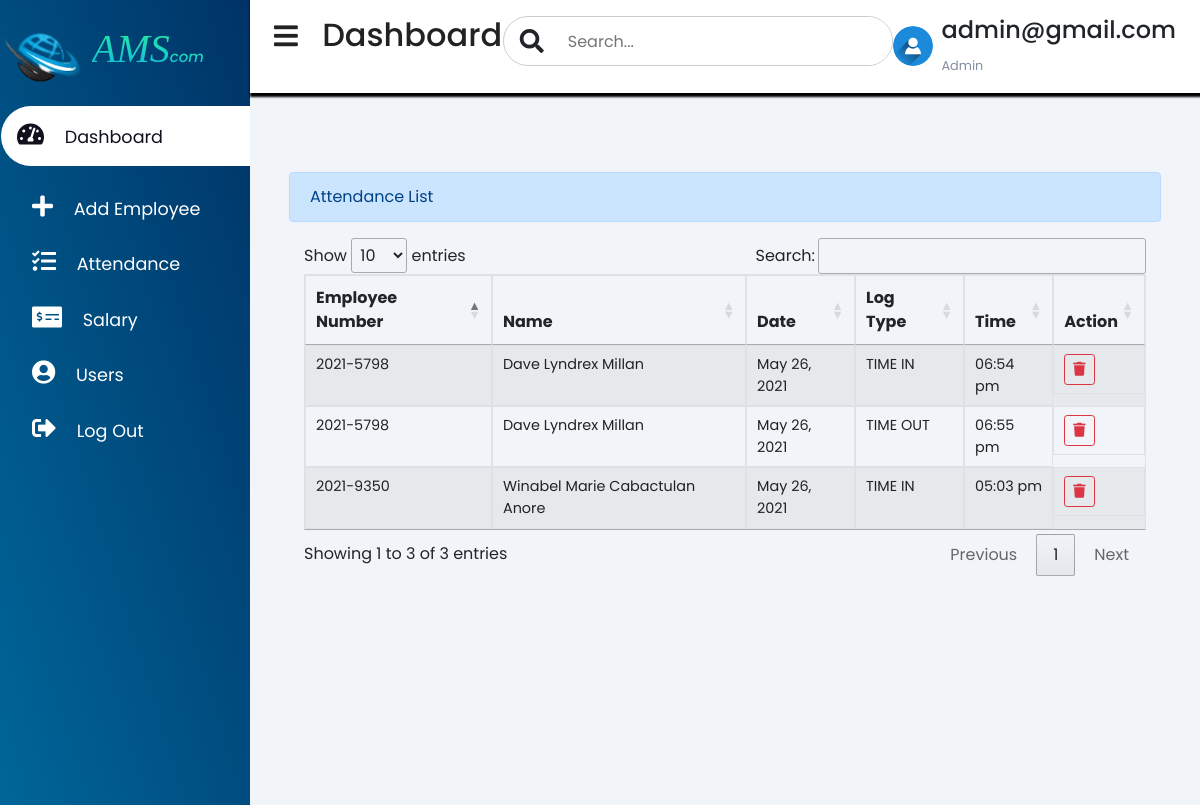
The app's page /admin/attendance.php (signed in), older data.
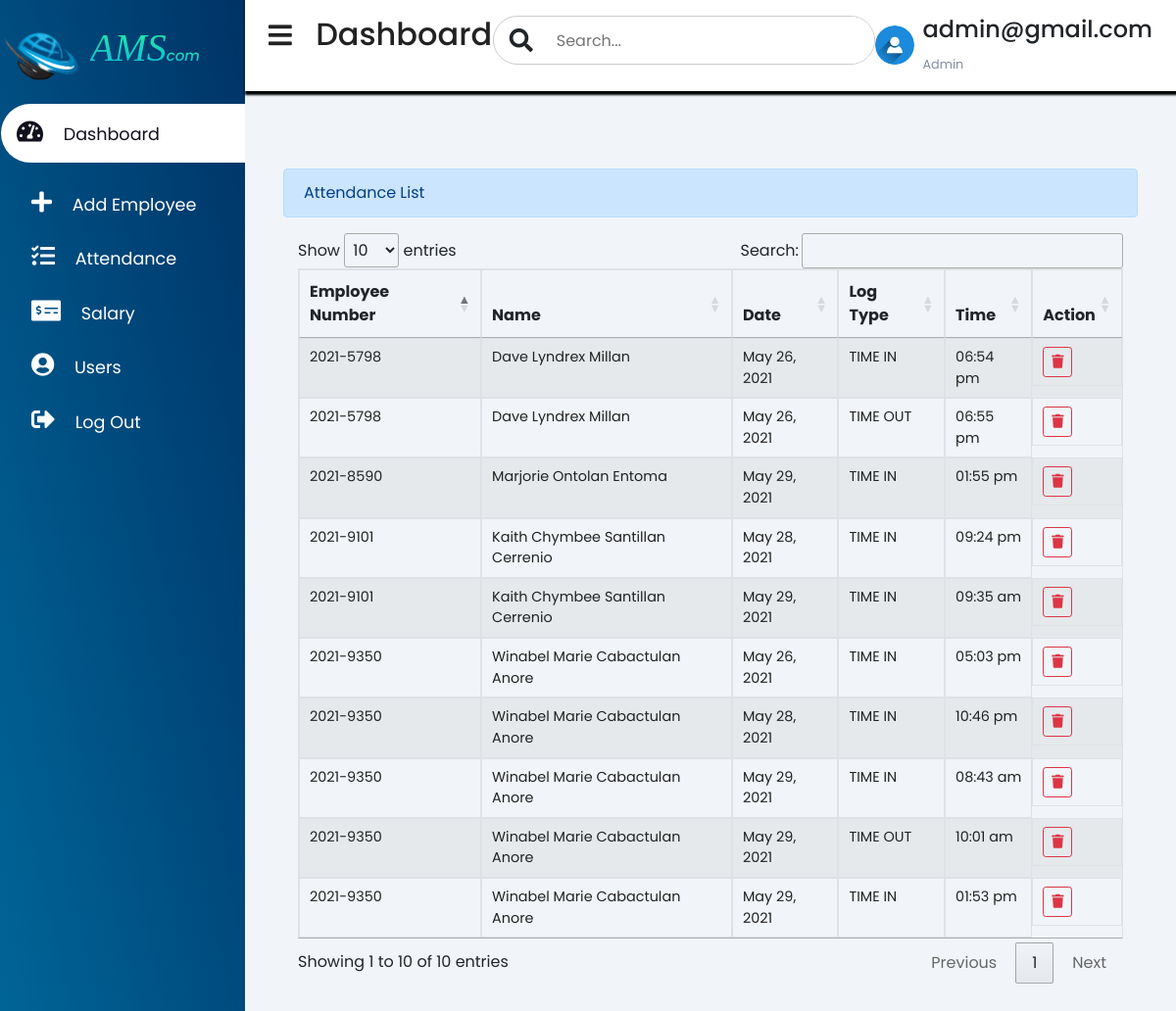
The same page, newer data.
### tables this page shows
CREATE TABLE `attendance` (
  `id` int(11) NOT NULL,
  `employee_no` varchar(255) NOT NULL,
  `log_type` tinyint(1) NOT NULL COMMENT '1 = IN,2 = out',
  `datetime_log` datetime NOT NULL DEFAULT current_timestamp(),
  `date_updated` datetime NOT NULL DEFAULT current_timestamp() ON UPDATE current_timestamp()
);

CREATE TABLE `employee` (
  `id` int(20) NOT NULL,
  `employee_no` varchar(100) NOT NULL,
  `firstname` varchar(50) NOT NULL,
  `middlename` varchar(20) NOT NULL,
  `lastname` varchar(50) NOT NULL,
  `department` varchar(100) NOT NULL,
  `position` varchar(100) NOT NULL,
  `started_at` date NOT NULL DEFAULT current_timestamp(),
  `ended_at` datetime DEFAULT NULL
);

### admin/attendance.php (the view, shortened to what this page needs)
<!DOCTYPE html>
<?php
	require_once 'auth.php';
?>
<html lang = "eng">
	<head>
		<?php include('header.php') ?>
	</head>
	<body>
		<?php include('nav_bar.php') ?>
		<main>
		<div class = "container-fluid admin">
			<div class = "alert alert-primary">Attendance List</div>
			<div class = "well col-lg-12">
				<table id="table" class="table table-bordered table-striped">
					<thead>
						<tr>
							<th>Employee Number</th>
							<th>Name</th>
							<th>Date</th>
							<th>Log Type</th>
							<th>Time</th>
							<th>Action</th>
						</tr>
					</thead>
					<tbody>
					<?php
						$attendance_qry = $conn->query("SELECT a.*,concat(e.firstname,' ',e.middlename,' ',e.lastname) as name, e.employee_no FROM `attendance` a inner join employee e on a.employee_no = e.employee_no ");
						while($row = $attendance_qry->fetch_array()){
					?>
						<tr>
							<td><?php echo $row['employee_no']?></td>
							<td><?php echo htmlentities($row['name'])?></td>
							<td><?php echo date("F d, Y", strtotime($row['datetime_log']))?></td>
							<?php
							if($row['log_type'] ==1){
								$log = "TIME IN";
							}elseif($row['log_type'] ==2){
								$log = "TIME OUT";
							}
							?>
							<td><?php echo $log ?></td>
							<td><?php echo date("h:i a", strtotime($row['datetime_log']))?></td>
							<td><center><button data-id = "<?php echo $row['id']?>" class = "btn btn-sm btn-outline-danger remove_log" type="button"><i class = "fa fa-trash"></i></button></center></td>
						</tr>
					<?php
						}
					?>
					</tbody>
				</table>
			<br />
			<br />
			<br />
			</div>
		</div>
	</main>
	</body>
</html>

### admin/header.php (shortened to what this page needs)
		<link rel = "stylesheet" type = "text/css" href = "../assets/css/bootstrap.min.css" />
		 <link rel="stylesheet" href="https://use.fontawesome.com/releases/v5.15.3/css/all.css"
>
		<link rel = "stylesheet" type = "text/css" href = "https://cdn.datatables.net/1.10.21/css/jquery.dataTables.min.css" />
		<link rel = "stylesheet" type = "text/css" href = "../assets/css/style.css" />
		<link rel = "stylesheet" type = "text/css" href = "../assets/css/login.css" />
		<link rel = "stylesheet" type = "text/css" href = "../assets/css/employee.css" />

### admin/nav_bar.php (shortened to what this page needs)
  <div class="sidebar">
<div class="sidebar-brand">
          <h1>
              <img src="../assets/image/logo.png" alt="logo" style = "margin-left:-40px;" width = "100vmax" height = "70vmax"><span><i style = "font-family:shrikhand;background: -webkit-linear-gradient(#27EF9F, #0DB8DE);-webkit-background-clip: text;-webkit-text-fill-color: transparent;">AMS</i><span><i style = "font-size:15px; background: -webkit-linear-gradient(#27EF9F, #0DB8DE);-webkit-background-clip: text;-webkit-text-fill-color: transparent;">com</i></span> </span>
          </h1>
      </div>
      <div class="sidebar-menu">
        <ul>
          <li>
            <a href="home.php" class="active">
              <span class="fas fa-tachometer-alt"></span>
              <span>Dashboard</span>
            </a>
          </li>
          <li>
            <a href="employee.php">
              <span class="fas fa-plus"></span>
            <span>Add Employee</span>
            </a>
          </li>
          <li>
            <a href="attendance.php">
              <span class="fas fa-tasks"></span>
              <span>Attendance</span>
            </a>
          </li>
	<li>
            <a href="salary.php">
              <span class="fas fa-money-check-alt"></span>
              <span>Salary</span>
            </a>
          </li>
	<li>
            <a href="users.php">
              <span class="fas fa-user-circle"></span>
              <span>Users</span>
            </a>
	</li>
	<li>
            <a href="logout.php">
              <span class="fas fa-sign-out-alt"></span>
              <span>Log Out</span>
            </a>
          </li>
        </ul>
      </div>
  </div>
  <div class="main-content">
<header>
	<h2>
	<label for="nav-toggle">
		<span class="fas fa-bars"></span>
	</label>
	Dashboard
	</h2>
	<div class="search-wrapper">
		<span class="fas fa-search"> </span>
		<input type="search" placeholder="Search..." />
	</div>
	<div class="user-wrapper">
		<img src="../assets/image/admin-icon.png" width="40px" height="40px" alt="profile-img">
		<div class="">
			<h4><?php echo $_SESSION['login_id']; ?></h4>
			<small>Admin</small>
		</div>
	</div>
</header>

### assets/css/style.css (style rules this page uses)
:root { --main-color: #11101d; --color-dark: #1D2231; --text-grey: #8390A2; }
* { padding: 0; margin: 0; box-sizing: border-box; list-style: none; text-decoration: none; font-family: 'Poppins' ,sans-serif; }
.sidebar { width: 250px; position: fixed; left: 0; top: 0; height: 100%; z-index: 100; transition: width 300ms; background: linear-gradient(to bottom left, #003366 0%, #006699 100%); }
.sidebar-brand { height: 90px; padding: 1rem 0rem 1rem 2rem; color: #fff; }
.sidebar-brand span { display: inline-block; padding-right: 1rem; }
.sidebar-menu li { width: 100%; margin-bottom: 1.7rem; padding-left: 1rem; }
.sidebar-menu { margin-top: 1rem; }
.sidebar-menu a { padding-left: 1rem; display: block; color: #fff; font-size: 1.1rem; text-decoration: none; }
.sidebar-menu a span:first-child { font-size: 1.5rem; padding-right: 1rem; }
.sidebar-menu a.active { background: #fff; padding-top: 1rem; padding-bottom: 1rem; margin-left: -15px; color: var(--main-color); border-radius: 30px 0px 0px 30px; }
.main-content { transition: margin-left 300ms; margin-left: 250px; }
header { background: #fff; display: flex; justify-content: space-between; padding: 1rem 1.5rem; box-shadow:2px 2px 2px 2px black; position: fixed; left: 250px; top:0; z-index: 100; width: calc(100% - 250px); transition: left 300ms; }
header h2 { color: #222; }
header label span { font-size: 1.7rem; padding-right: 1rem; }
.search-wrapper { border: solid 1px #ccc; border-radius: 30px; height: 50px; display: flex; align-items: center; overflow-x: hidden; }
.search-wrapper span { display: inline-block; padding: 0rem 1rem; font-size: 1.5rem; }
.search-wrapper input { height: 100%; padding: .5rem; border: none; outline: none; }
.user-wrapper { display: flex; align-items: center; }
.user-wrapper img { border-radius: 50%; margin-right: .5rem; }
.user-wrapper small { display: inline-block; color: var(--text-grey); margin-top: -1px !important; }
main { margin-top: 90px; padding: 2rem 1.5rem; background: #f1f5f9; min-height: calc(100vh - 85px); }
table { border-collapse: collapse; }
thead tr { border-top: 1px solid #f0f0f0; border-bottom:2px solid #f0f0f0; }
td { padding: .5rem 1rem ; font-size: .9rem ; color: #222; }
tr td:last-child { display: flex; align-items: center; }

### assets/css/login.css (style rules this page uses)
body { background: linear-gradient(to right, #3399ff 0%, #666699 100%); font-family: 'Roboto', sans-serif; }
label { margin-bottom: 0px; }

### assets/css/employee.css (style rules this page uses)
.container-fluid { margin-top:50px; }

Row changes from the older to the newer data that the page shows:
added attendance: employee.employee_no "2021-9350", name "Winabel Marie Cabactulan Anore", datetime_log "May 28, 2021", log_type "TIME IN", datetime_log "10:46 pm"
added attendance: employee.employee_no "2021-9350", name "Winabel Marie Cabactulan Anore", datetime_log "May 29, 2021", log_type "TIME IN", datetime_log "08:43 am"
added attendance: employee.employee_no "2021-9350", name "Winabel Marie Cabactulan Anore", datetime_log "May 29, 2021", log_type "TIME OUT", datetime_log "10:01 am"
added attendance: employee.employee_no "2021-9350", name "Winabel Marie Cabactulan Anore", datetime_log "May 29, 2021", log_type "TIME IN", datetime_log "01:53 pm"
added attendance: employee.employee_no "2021-8590", name "Marjorie Ontolan Entoma", datetime_log "May 29, 2021", log_type "TIME IN", datetime_log "01:55 pm"
added attendance: employee.employee_no "2021-9101", name "Kaith Chymbee Santillan Cerrenio", datetime_log "May 28, 2021", log_type "TIME IN", datetime_log "09:24 pm"
added attendance: employee.employee_no "2021-9101", name "Kaith Chymbee Santillan Cerrenio", datetime_log "May 29, 2021", log_type "TIME IN", datetime_log "09:35 am"
Text that changed along with them:
text written by a page script: "Show entries Search: Showing 1 to 3 of 3 entries Previous 1 Next" → "Show entries Search: Showing 1 to 10 of 10 entries Previous 1 Next"
